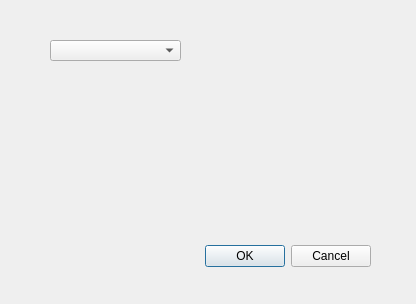
<?xml version="1.0" encoding="UTF-8"?>
<ui version="4.0">
 <class>Dialog</class>
 <widget class="QDialog" name="Dialog">
  <property name="geometry">
   <rect>
    <x>0</x>
    <y>0</y>
    <width>416</width>
    <height>304</height>
   </rect>
  </property>
  <property name="windowTitle">
   <string>Dialog</string>
  </property>
  <widget class="QDialogButtonBox" name="buttonBox">
   <property name="geometry">
    <rect>
     <x>30</x>
     <y>240</y>
     <width>341</width>
     <height>32</height>
    </rect>
   </property>
   <property name="orientation">
    <enum>Qt::Horizontal</enum>
   </property>
   <property name="standardButtons">
    <set>QDialogButtonBox::Cancel|QDialogButtonBox::Ok</set>
   </property>
  </widget>
  <widget class="QComboBox" name="memIDBox">
   <property name="geometry">
    <rect>
     <x>50</x>
     <y>40</y>
     <width>131</width>
     <height>21</height>
    </rect>
   </property>
  </widget>
 </widget>
 <resources/>
 <connections>
  <connection>
   <sender>buttonBox</sender>
   <signal>accepted()</signal>
   <receiver>Dialog</receiver>
   <slot>accept()</slot>
   <hints>
    <hint type="sourcelabel">
     <x>248</x>
     <y>254</y>
    </hint>
    <hint type="destinationlabel">
     <x>157</x>
     <y>274</y>
    </hint>
   </hints>
  </connection>
  <connection>
   <sender>buttonBox</sender>
   <signal>rejected()</signal>
   <receiver>Dialog</receiver>
   <slot>reject()</slot>
   <hints>
    <hint type="sourcelabel">
     <x>316</x>
     <y>260</y>
    </hint>
    <hint type="destinationlabel">
     <x>286</x>
     <y>274</y>
    </hint>
   </hints>
  </connection>
 </connections>
</ui>
